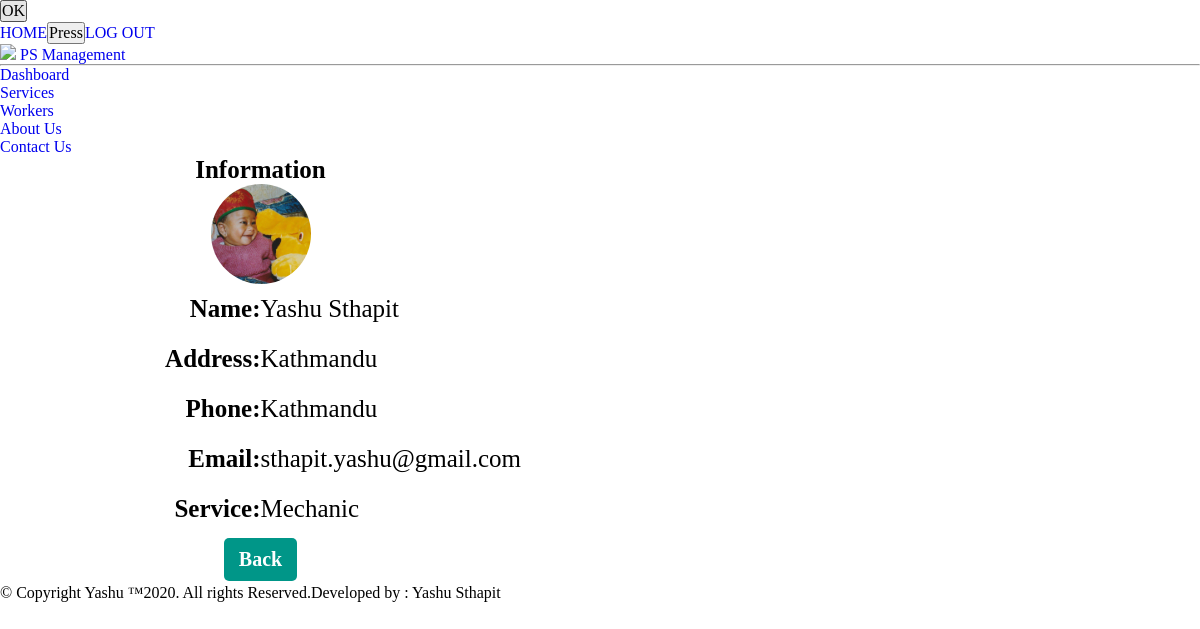
/php/viewWorkersProfile.php?id=1, run on the app's committed database.
### tables this page shows
CREATE TABLE `workers_tbl` (
  `eid` int(11) NOT NULL,
  `sid` int(11) NOT NULL,
  `w_name` varchar(50) NOT NULL,
  `w_address` varchar(50) NOT NULL,
  `w_phone` varchar(20) NOT NULL,
  `w_email` varchar(50) NOT NULL,
  `w_image` varchar(500) NOT NULL
);

CREATE TABLE `services_tbl` (
  `id` int(11) NOT NULL,
  `s_name` varchar(50) NOT NULL
);

### php/viewWorkersProfile.php (the view, shortened to what this page needs)
<?php
$id=$_GET['id'];
$query="select w_name,w_address,w_phone,w_email,s_name,w_image from workers_tbl inner join services_tbl on services_tbl.id=workers_tbl.sid where eid=$id";
include('../config.php');
$result=mysqli_query($con,$query) or die(mysqli_error($con));
$data=mysqli_fetch_assoc($result);
$image=$data['w_image'];
?>
<!DOCTYPE html>
<html>
<head>
	<link rel="stylesheet" href="../css/all.min.css">
	<link rel="stylesheet" href="../dashboard/css/style.css">
</head>
<body>
	<div id="dialogbox">
		<div>
			<div id="dialogboxfoot"><button onclick="Alert.ok();">OK</button></div>
		</div>
	</div>
	<div class="container">
		<Nav id="header">
			<div class="container flex-row navbar">
				<div  id="navigation" class="nav-section flex-row">
					<div class="nav active"><a href="../../index.php">HOME</a></div>
					<button onclick="Alert.render('Data Added Successfully');"> Press</button>
					<div class="nav"><a href="pages/login.php">LOG OUT</a></div>
				</div>
			</div>
		</Nav>
		<div class="sidebar">
			<div class="title_bar">
				<img src="../dashboard/images/sm.png" class="dashboard-img-logo">
				<a href="../index.php"  class="main-heading">PS Management</a>
				<hr>
			</div>
			<ul>
				<li>
					<a href="../dashboard/index.php" class="nav-link pad">Dashboard</a>
				</li>
				<li>
					<a href="../dashboard/pages/services.php" class="nav-link">Services</a>
				</li>
				<li>
					<a href="../dashboard/pages/workers.php" class="nav-link active-sidebar" >Workers</a>
				</li>
				<li>
					<a href="../dashboard/pages/about_us.php" class="nav-link">About Us</a>
				</li>
				<li>
					<a href="../dashboard/pages/contact.php" class="nav-link">Contact Us</a>
				</li>
			</ul>
		</div>
		<div class="main-content">
			<table cellpadding="0" cellspacing="0">
				<tr>
					<th colspan="2" style="text-align: center; font-size: 25px;">Information</th>
				</tr>
				<tr>
					<td colspan="2">
						<img src="<?php echo $image;?> " class="viewTableImage">
					</td>
				</tr>
				<tr>
					<td class="heading_t">Name</td>
					<td> <?php echo $data['w_name'] ?></td>
				</tr>
				<tr>
					<td class="heading_t">Address</td>
					<td> <?php echo $data['w_address'] ?></td>
				</tr>
				<tr>
					<td class="heading_t">Phone</td>
					<td> <?php echo $data['w_phone'] ?></td>
				</tr>
				<tr>
					<td class="heading_t">Email</td>
					<td> <?php echo $data['w_email'] ?></td>
				</tr>
				<tr>
					<td class="heading_t">Service</td>
					<td> <?php echo $data['s_name'] ?></td>
				</tr>
				<tr>
					<td colspan="2" style="height: 50px; text-align: center;">
						<a href="../dashboard/pages/workers.php">
							<button class="backButton">Back</button>
						</a>
					</td>
				</tr>
			</table>
		</div>
		<div class="lower-footer">
			<div class=" footer-details mini-container  flex-row"  >
				<div class="left-footer"> &copy; Copyright Yashu &trade;2020. All rights Reserved. </div>
				<div class="right-footer"> Developed by : Yashu Sthapit</div></div>
			</div>
		</div>
	</body>
	</html>

### css/style.css (style rules this page uses)
html { scroll-behavior: smooth; }
* { padding: 0; margin: 0; font-family: "medium"; font-size: 16px; }
a { text-decoration: none; }
.container { max-width: 1200px; margin: 0 auto; }
.flex-row { display: flex; flex-direction: row; align-items: center; }

### php/viewWorkersProfile.php (style rules this page uses)
.main-content table tr td { width: 50%; height: 50px; font-size: 25px; }
.main-content table tr .heading_t { font-weight: bold; text-align: right; }
.main-content table tr .heading_t:after { content: ":" }
.main-content table tr .viewTableImage { display: block; margin-left: auto; margin-right: auto; width: 100px; height: 100px; border-radius: 50px; }
.main-content table tr td .backButton { border:none; font-size:20px; padding: 10px 15px; border-radius: 5px; background-color: #009688; color: white; font-weight:bold; }

### data on the page
workers_tbl: w_image (picture), w_name "Yashu Sthapit", w_address "Kathmandu", w_phone "Kathmandu", w_email "sthapit.yashu@gmail.com", services_tbl.s_name "Mechanic"
